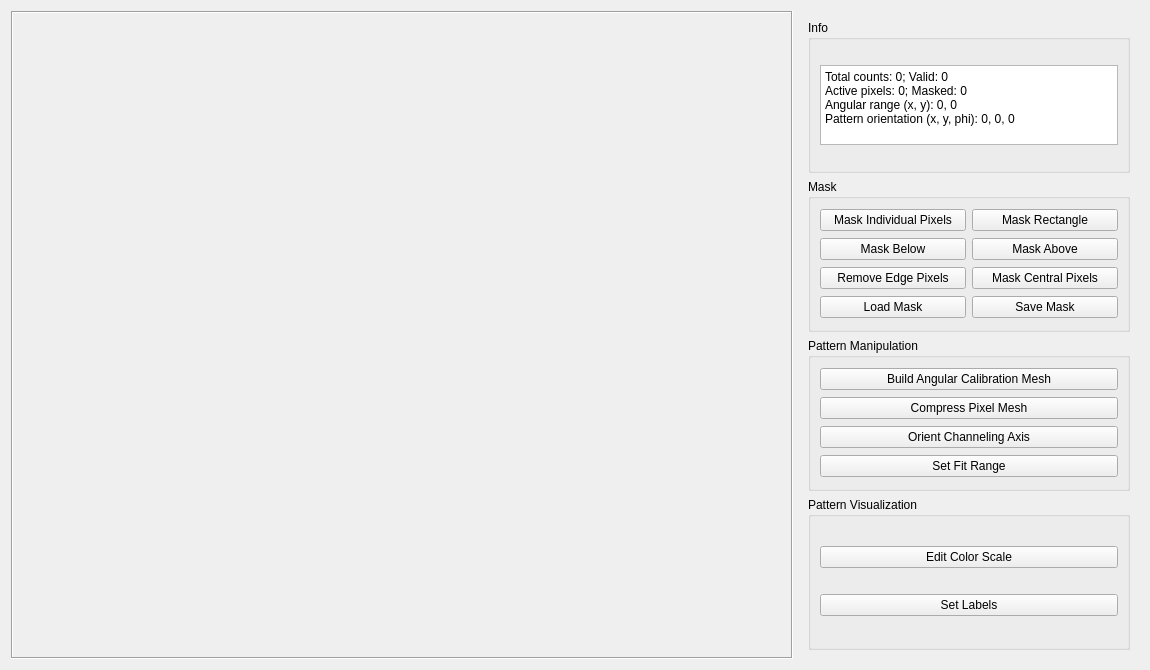
<?xml version="1.0" encoding="UTF-8"?>
<ui version="4.0">
 <class>DataPatternWidget</class>
 <widget class="QWidget" name="DataPatternWidget">
  <property name="geometry">
   <rect>
    <x>0</x>
    <y>0</y>
    <width>1150</width>
    <height>670</height>
   </rect>
  </property>
  <property name="sizePolicy">
   <sizepolicy hsizetype="Preferred" vsizetype="Preferred">
    <horstretch>0</horstretch>
    <verstretch>0</verstretch>
   </sizepolicy>
  </property>
  <property name="windowTitle">
   <string>Form</string>
  </property>
  <layout class="QHBoxLayout" name="horizontalLayout">
   <item>
    <widget class="QFrame" name="mplwindow">
     <property name="sizePolicy">
      <sizepolicy hsizetype="Expanding" vsizetype="Expanding">
       <horstretch>0</horstretch>
       <verstretch>0</verstretch>
      </sizepolicy>
     </property>
     <property name="minimumSize">
      <size>
       <width>550</width>
       <height>550</height>
      </size>
     </property>
     <property name="maximumSize">
      <size>
       <width>6000</width>
       <height>6000</height>
      </size>
     </property>
     <property name="layoutDirection">
      <enum>Qt::RightToLeft</enum>
     </property>
     <property name="autoFillBackground">
      <bool>false</bool>
     </property>
     <property name="frameShape">
      <enum>QFrame::Box</enum>
     </property>
     <property name="frameShadow">
      <enum>QFrame::Sunken</enum>
     </property>
     <layout class="QHBoxLayout" name="mplvl">
      <property name="spacing">
       <number>6</number>
      </property>
      <property name="leftMargin">
       <number>9</number>
      </property>
      <property name="topMargin">
       <number>9</number>
      </property>
      <property name="rightMargin">
       <number>9</number>
      </property>
      <property name="bottomMargin">
       <number>9</number>
      </property>
     </layout>
    </widget>
   </item>
   <item>
    <widget class="QWidget" name="widget_2" native="true">
     <property name="maximumSize">
      <size>
       <width>340</width>
       <height>16777215</height>
      </size>
     </property>
     <layout class="QVBoxLayout" name="verticalLayout_2">
      <item>
       <widget class="QGroupBox" name="info_groupBox">
        <property name="title">
         <string>Info</string>
        </property>
        <layout class="QVBoxLayout" name="verticalLayout_3">
         <item>
          <widget class="QTextBrowser" name="infotext">
           <property name="sizePolicy">
            <sizepolicy hsizetype="Expanding" vsizetype="Preferred">
             <horstretch>0</horstretch>
             <verstretch>0</verstretch>
            </sizepolicy>
           </property>
           <property name="maximumSize">
            <size>
             <width>16777215</width>
             <height>80</height>
            </size>
           </property>
           <property name="font">
            <font>
             <pointsize>9</pointsize>
             <weight>50</weight>
             <italic>false</italic>
             <bold>false</bold>
            </font>
           </property>
           <property name="html">
            <string>&lt;!DOCTYPE HTML PUBLIC &quot;-//W3C//DTD HTML 4.0//EN&quot; &quot;http://www.w3.org/TR/REC-html40/strict.dtd&quot;&gt;
&lt;html&gt;&lt;head&gt;&lt;meta name=&quot;qrichtext&quot; content=&quot;1&quot; /&gt;&lt;style type=&quot;text/css&quot;&gt;
p, li { white-space: pre-wrap; }
&lt;/style&gt;&lt;/head&gt;&lt;body style=&quot; font-family:'Ubuntu'; font-size:9pt; font-weight:400; font-style:normal;&quot;&gt;
&lt;p style=&quot; margin-top:0px; margin-bottom:0px; margin-left:0px; margin-right:0px; -qt-block-indent:0; text-indent:0px;&quot;&gt;&lt;span style=&quot; font-family:'Noto Sans';&quot;&gt;Total counts: 0; Valid: 0&lt;/span&gt;&lt;/p&gt;
&lt;p style=&quot; margin-top:0px; margin-bottom:0px; margin-left:0px; margin-right:0px; -qt-block-indent:0; text-indent:0px;&quot;&gt;&lt;span style=&quot; font-family:'Noto Sans';&quot;&gt;Active pixels: 0; Masked: 0&lt;/span&gt;&lt;/p&gt;
&lt;p style=&quot; margin-top:0px; margin-bottom:0px; margin-left:0px; margin-right:0px; -qt-block-indent:0; text-indent:0px;&quot;&gt;&lt;span style=&quot; font-family:'Noto Sans';&quot;&gt;Angular range (x, y): 0, 0&lt;/span&gt;&lt;/p&gt;
&lt;p style=&quot; margin-top:0px; margin-bottom:0px; margin-left:0px; margin-right:0px; -qt-block-indent:0; text-indent:0px;&quot;&gt;&lt;span style=&quot; font-family:'Noto Sans';&quot;&gt;Pattern orientation (x, y, phi): 0, 0, 0&lt;/span&gt;&lt;/p&gt;&lt;/body&gt;&lt;/html&gt;</string>
           </property>
           <property name="acceptRichText">
            <bool>true</bool>
           </property>
          </widget>
         </item>
        </layout>
       </widget>
      </item>
      <item>
       <widget class="QGroupBox" name="mask_groupBox">
        <property name="title">
         <string>Mask</string>
        </property>
        <layout class="QGridLayout" name="gridLayout_2">
         <item row="0" column="0">
          <widget class="QPushButton" name="pb_maskpixel">
           <property name="text">
            <string>Mask Individual Pixels</string>
           </property>
           <property name="checkable">
            <bool>true</bool>
           </property>
           <property name="checked">
            <bool>false</bool>
           </property>
          </widget>
         </item>
         <item row="0" column="1">
          <widget class="QPushButton" name="pb_maskrectangle">
           <property name="text">
            <string>Mask Rectangle</string>
           </property>
           <property name="checkable">
            <bool>true</bool>
           </property>
          </widget>
         </item>
         <item row="3" column="1">
          <widget class="QPushButton" name="pb_removecentral">
           <property name="text">
            <string>Mask Central Pixels</string>
           </property>
          </widget>
         </item>
         <item row="3" column="0">
          <widget class="QPushButton" name="pb_removeedge">
           <property name="text">
            <string>Remove Edge Pixels</string>
           </property>
          </widget>
         </item>
         <item row="4" column="1">
          <widget class="QPushButton" name="pb_savemask">
           <property name="text">
            <string>Save Mask</string>
           </property>
          </widget>
         </item>
         <item row="4" column="0">
          <widget class="QPushButton" name="pb_loadmask">
           <property name="text">
            <string>Load Mask</string>
           </property>
          </widget>
         </item>
         <item row="1" column="0">
          <widget class="QPushButton" name="pb_maskbelow">
           <property name="text">
            <string>Mask Below</string>
           </property>
          </widget>
         </item>
         <item row="1" column="1">
          <widget class="QPushButton" name="pb_maskabove">
           <property name="text">
            <string>Mask Above</string>
           </property>
          </widget>
         </item>
        </layout>
       </widget>
      </item>
      <item>
       <widget class="QGroupBox" name="groupBox_3">
        <property name="title">
         <string>Pattern Manipulation</string>
        </property>
        <layout class="QGridLayout" name="gridLayout_4">
         <item row="1" column="1">
          <widget class="QPushButton" name="pb_compressmesh">
           <property name="text">
            <string>Compress Pixel Mesh</string>
           </property>
          </widget>
         </item>
         <item row="4" column="1">
          <widget class="QPushButton" name="pb_fitrange">
           <property name="text">
            <string>Set Fit Range</string>
           </property>
          </widget>
         </item>
         <item row="3" column="1">
          <widget class="QPushButton" name="pb_orientchanneling">
           <property name="text">
            <string>Orient Channeling Axis</string>
           </property>
           <property name="checkable">
            <bool>true</bool>
           </property>
          </widget>
         </item>
         <item row="0" column="1">
          <widget class="QPushButton" name="pb_buildmesh">
           <property name="text">
            <string>Build Angular Calibration Mesh</string>
           </property>
           <property name="checkable">
            <bool>false</bool>
           </property>
          </widget>
         </item>
        </layout>
       </widget>
      </item>
      <item>
       <widget class="QGroupBox" name="pb_setticks">
        <property name="title">
         <string>Pattern Visualization</string>
        </property>
        <layout class="QVBoxLayout" name="verticalLayout">
         <item>
          <widget class="QPushButton" name="pb_colorscale">
           <property name="text">
            <string>Edit Color Scale</string>
           </property>
          </widget>
         </item>
         <item>
          <widget class="QPushButton" name="pb_setlabels">
           <property name="text">
            <string>Set Labels</string>
           </property>
          </widget>
         </item>
        </layout>
       </widget>
      </item>
     </layout>
    </widget>
   </item>
  </layout>
 </widget>
 <resources/>
 <connections/>
</ui>
